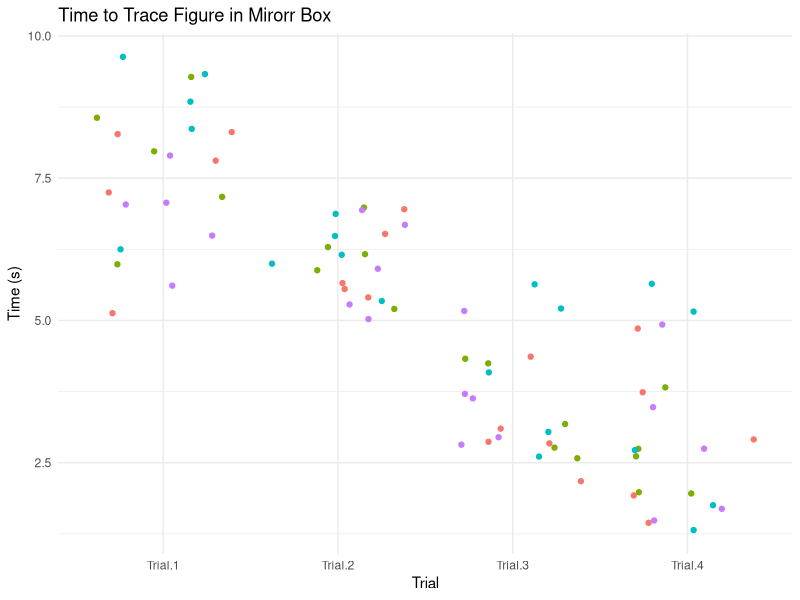
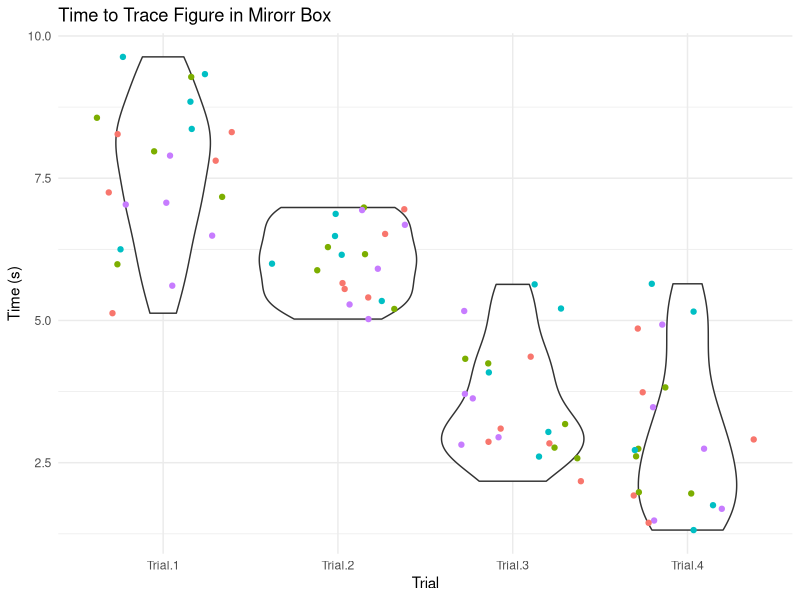
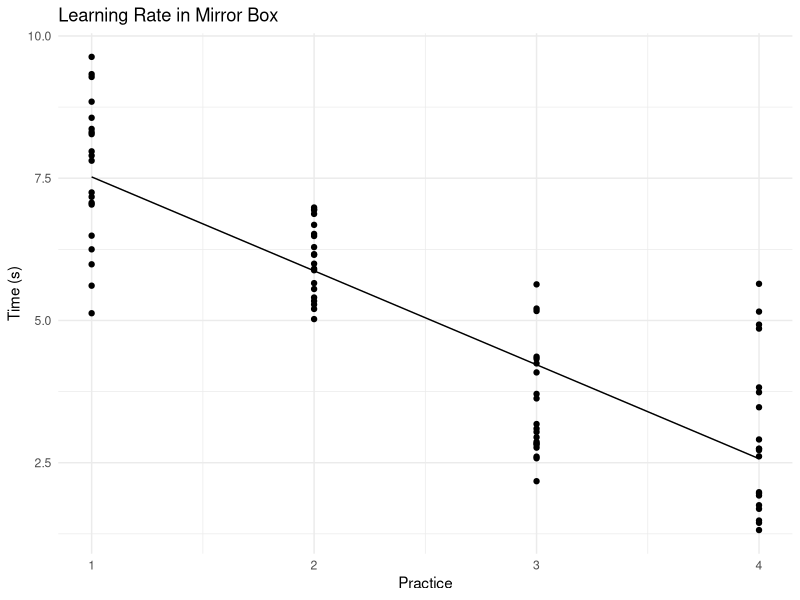
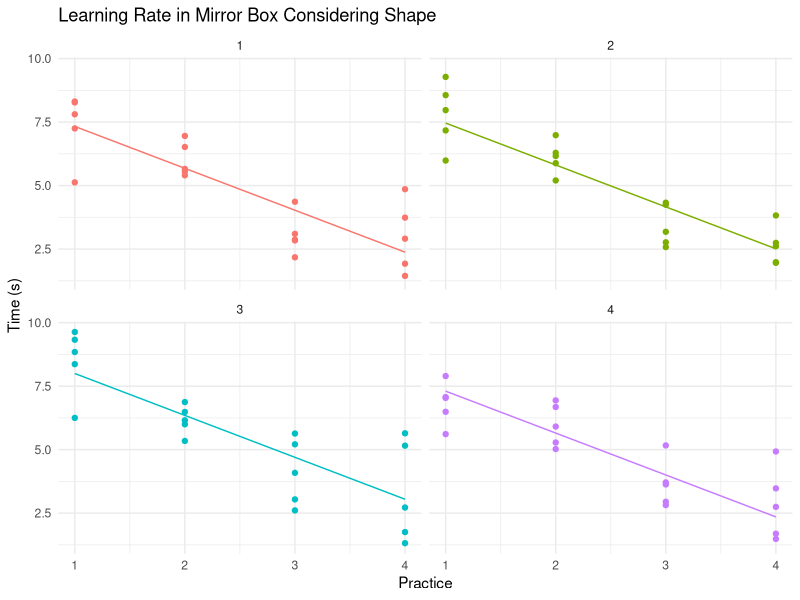
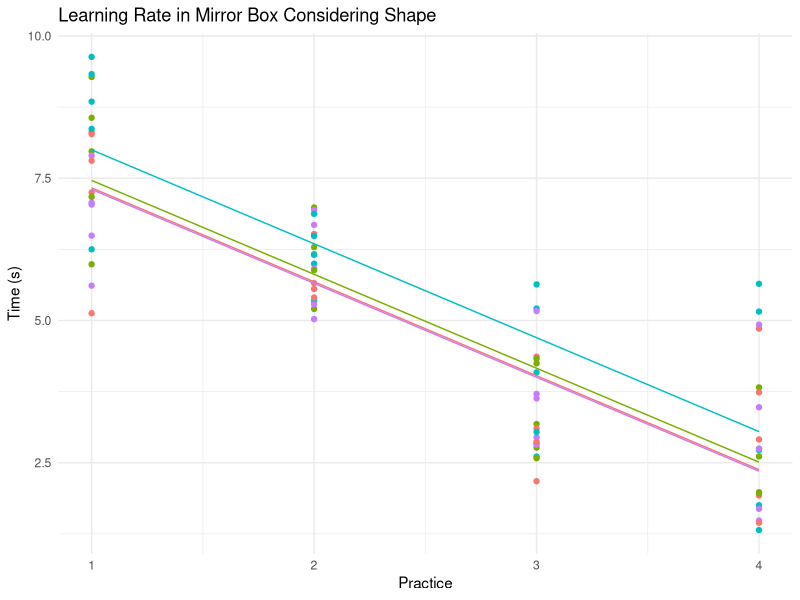

R code for these plots, in order:
## ---- chunk 1
knitr::opts_chunk$set(warning = FALSE, message = FALSE, echo = TRUE)
## ---- chunk 2
library(tidyverse)
## ---- chunk 3
mirror_df <- data.frame('Student' = 1:20,
                        'Shape' = as.character(1:4),
                        'Trial 1' = runif(20,5,10),
                        'Trial 2' = runif(20,5,7),
                        'Trial 3' = runif(20,2,6),
                        'Trial 4' = runif(20,1,6))
mirror_df <- mirror_df %>%
  gather(key="Trial", value="Time (s)", -Student, -Shape) %>%
  mutate(Practice = as.numeric(gsub("\\D", "", Trial)))

mirror_model <- lm(`Time (s)` ~ Practice, data = mirror_df) 

intercept_mirror <- mirror_model$coefficients[1]
beta_mirror <- mirror_model$coefficients[2]
set.seed(18)

mirror_df %>%
  ggplot(aes(x=Trial, y=`Time (s)`)) +
    geom_jitter(aes(color=Shape)) +
    ggtitle("Time to Trace Figure in Mirorr Box") +
    theme_minimal() +
    theme(legend.position = 'None')
## ---- chunk 4
set.seed(18)
mirror_df %>%
  ggplot(aes(x=Trial, y=`Time (s)`)) +
    geom_violin() +
    geom_jitter(aes(color=Shape)) +
    ggtitle("Time to Trace Figure in Mirorr Box") +
    theme_minimal() +
    theme(legend.position = 'None')
## ---- chunk 5
summary(mirror_model)
## ---- chunk 6
mirror_df %>%
  mutate(Prediction = intercept_mirror + beta_mirror*Practice) %>%
  ggplot(aes(x=Practice)) +
    geom_point(aes( y=`Time (s)`)) +
    geom_line(aes(y=Prediction)) +
    ggtitle("Learning Rate in Mirror Box") +
    theme_minimal() +
    theme(legend.position = 'None')
## ---- chunk 7
mirror_df <- mirror_df %>%
  mutate(Shape.1 = Shape == 1,
         Shape.2 = Shape == 2,
         Shape.3 = Shape == 3)
  

mirror_model2 <- lm(`Time (s)` ~ Practice + Shape.1 + Shape.2 + Shape.3, data = mirror_df) 

intercept_mirror <- mirror_model2$coefficients[1]
beta_mirror_1 <- mirror_model2$coefficients[2]
beta_mirror_2 <- mirror_model2$coefficients[3]
beta_mirror_3 <- mirror_model2$coefficients[4]
beta_mirror_4 <- mirror_model2$coefficients[5]
## ---- chunk 8
summary(mirror_model2)
## ---- chunk 9
mirror_df %>%
  mutate(Prediction = intercept_mirror + beta_mirror_1*Practice + beta_mirror_2*Shape.1 + beta_mirror_3*Shape.2 + beta_mirror_4*Shape.3) %>%
  ggplot(aes(x=Practice, group=Shape, color = Shape)) +
    geom_point(aes(y=`Time (s)`)) +
    geom_line(aes(y=Prediction)) +
    ggtitle("Learning Rate in Mirror Box Considering Shape") +
    theme_minimal() +
    theme(legend.position = 'None') +
    facet_wrap(~Shape)
## ---- chunk 10
mirror_df %>%
  mutate(Prediction = intercept_mirror + beta_mirror_1*Practice + beta_mirror_2*Shape.1 + beta_mirror_3*Shape.2 + beta_mirror_4*Shape.3) %>%
  ggplot(aes(x=Practice, group=Shape, color = Shape)) +
    geom_point(aes(y=`Time (s)`)) +
    geom_line(aes(y=Prediction)) +
    ggtitle("Learning Rate in Mirror Box Considering Shape") +
    theme_minimal() +
    theme(legend.position = 'None')
